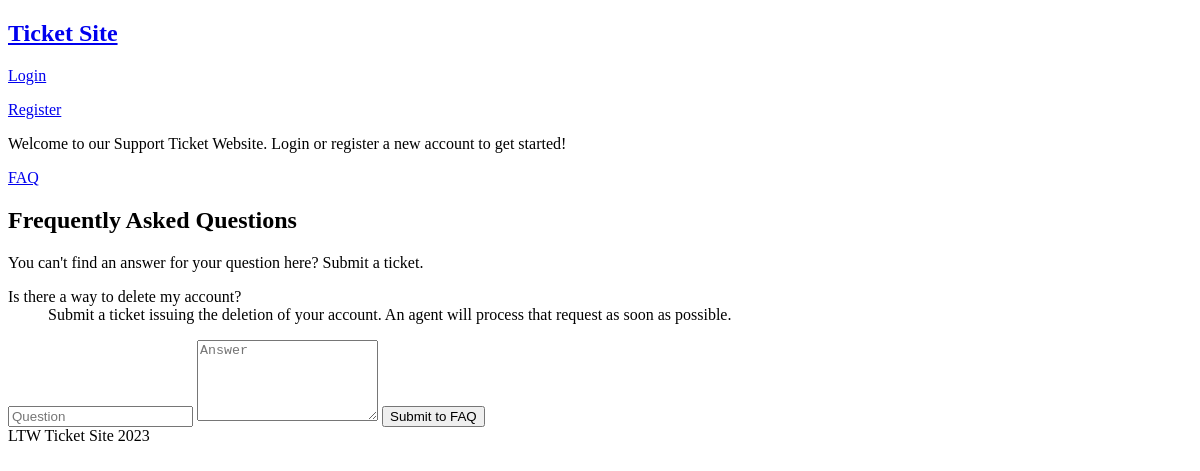
The app's page /pages/faq.php, older data.
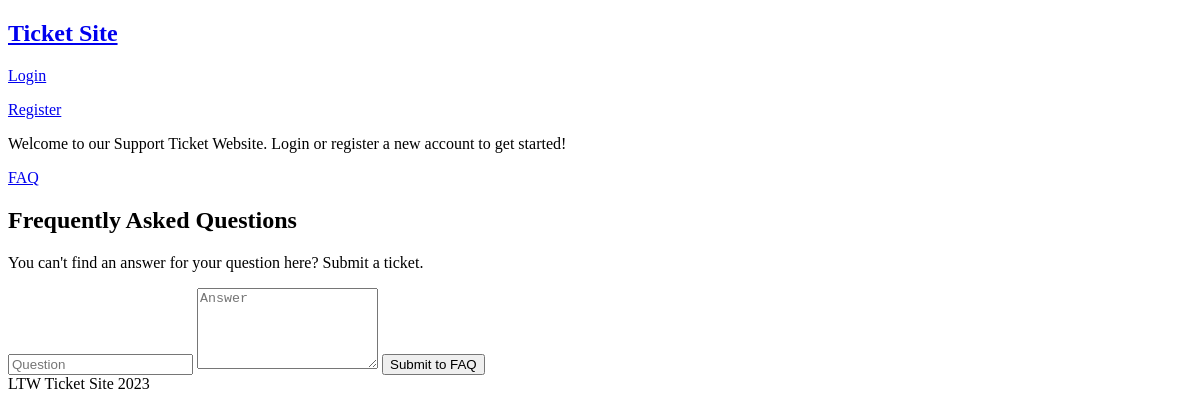
The same page, newer data.
### tables this page shows
CREATE TABLE faq (
    id INTEGER PRIMARY KEY AUTOINCREMENT,
    question TEXT NOT NULL,
    answer TEXT NOT NULL
);

### utils/session.php (called while the page is built, shortened)
<?php
    class Session {
        public function isLoggedIn() : bool {
            return isset($_SESSION['id']);
        }
        public function getRole() : ?int {
            return isset($_SESSION['role']) ? $_SESSION['role'] : null;
        }
    }

### database/classes/faq.class.php (called while the page is built, shortened)
<?php
    class FAQ {
        public function __construct(int $id, string $question, string $answer){
            $this->question = $question;
            $this->answer = $answer;
        }
        static function getAllFAQ(PDO $db) : array {
            $stmt = $db->prepare('SELECT * FROM faq');
            $stmt->execute();
            $faqs = array();
            while($faq = $stmt->fetch()){
                $faqs[] = new FAQ($faq['id'], $faq['question'], $faq['answer']);
            }
            return $faqs;
        }
    }
?>

### templates/faq.tpl.php (the view, shortened to what this page needs)
<?php function drawFAQ(array $faqs) { ?>
    <h2>Frequently Asked Questions</h2>
    <p>You can't find an answer for your question here? Submit a ticket.</p>
    <dl>
        <?php foreach($faqs as $faq) { ?>
            <dt><?=$faq->question?></dt>
            <dd><?=$faq->answer?></dd>
        <?php } ?>
    </dl>
<?php } ?>
<?php function drawSubmitFAQ() { ?>
    <form action="../actions/action_submit_faq.php" method="POST">
        <input type="text" placeholder="Question" name="question" required>
        <textarea name="answer" placeholder="Answer" rows="5" cols="20" required></textarea>
        <button type="submit" name="submit_faq">Submit to FAQ</button>
    </form>
<?php } ?>

### templates/common.tpl.php (shortened to what this page needs)
<?php function drawHeader(Session $session) { ?>
<!DOCTYPE html>
<html lang="en-US">
    <head>
    </head>
    <body>
        <header>
            <nav>
                <h1><a href="../pages/">Ticket Site</a></h1>
                <?php
                    if($session->isLoggedIn()) drawLoggedIn();
                    else drawLoggedOff();
                ?>
                <p><a href="../pages/faq.php">FAQ</a></p>
<?php } ?>
<?php function drawLoggedOff() { ?>
        <p><a href="../pages/login.php">Login</a><p>
        <p><a href="../pages/register.php">Register</a><p>
    </nav>
</header>
<main>
    <p>Welcome to our Support Ticket Website. Login or register a new account to get started!</p>
<?php } ?>
<?php function drawFooter() { ?>
        </main>
        <footer>
            LTW Ticket Site 2023
        </footer>
    </body>
</html>
<?php } ?>

### pages/faq.php (shortened to what this page needs)
<?php
require_once('../utils/session.php');
$session = new Session();
$db = getDataBaseConnection();
require_once('../templates/common.tpl.php');
require_once('../templates/faq.tpl.php');
require_once('../database/classes/faq.class.php');
$faqs = FAQ::getAllFAQ($db);
drawHeader($session);
drawFAQ($faqs);
if($session->getRole() < 3) drawSubmitFAQ();
drawFooter();
?>

Row changes from the older to the newer data that the page shows:
removed faq: question "Is there a way to delete my account?", answer "Submit a ticket issuing the deletion of your account. An agent will process that request as soon as possible."
